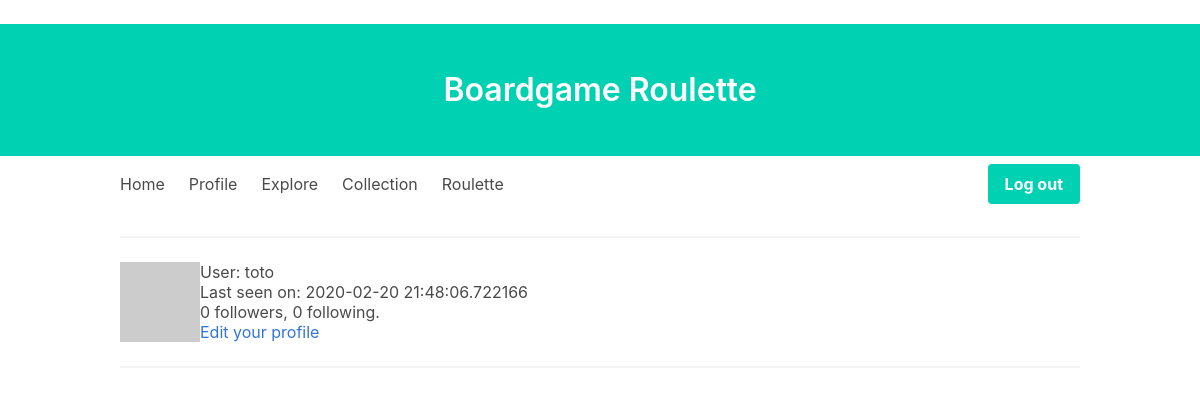
The page /user/toto (signed in) on the database as committed earlier.
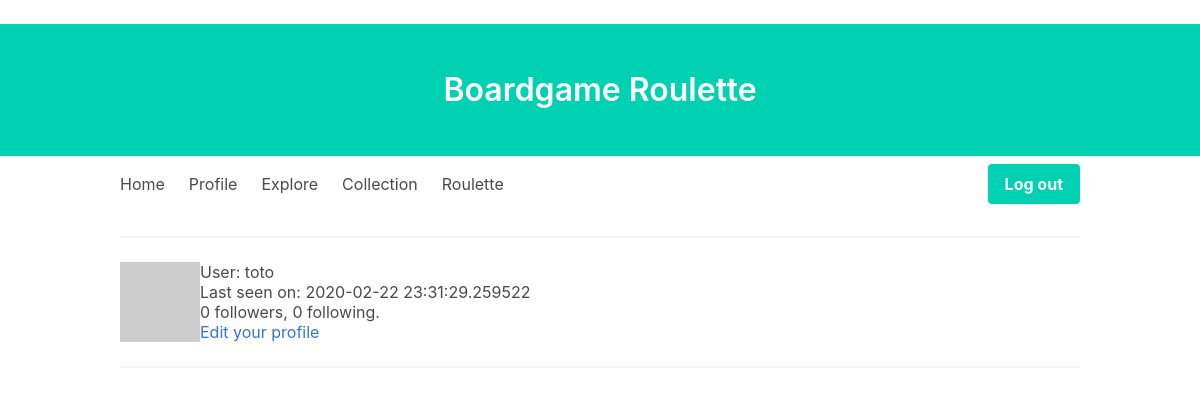
The same page on the database as committed later.
### app/models.py (models this page shows, shortened)
class User(UserMixin, db.Model):
    id = db.Column(db.Integer, primary_key=True)
    username = db.Column(db.String(64), index=True, unique=True)
    email = db.Column(db.String(120), index=True, unique=True)
    password_hash = db.Column(db.String(128))
    posts = db.relationship("Post", backref="author", lazy="dynamic")
    about_me = db.Column(db.String(140))
    last_seen = db.Column(db.DateTime, default=datetime.utcnow)
    followed = db.relationship(
        "User",
        secondary=followers,
        primaryjoin=(followers.c.follower_id == id),
        secondaryjoin=(followers.c.followed_id == id),
        backref=db.backref("followers", lazy="dynamic"),
        lazy="dynamic",
    )
    collection = db.relationship("Boardgame", secondary=boardgames, lazy="dynamic")
    def avatar(self, size):
        digest = md5(self.email.lower().encode("utf-8")).hexdigest()
        return "https://www.gravatar.com/avatar/{}?d=identicon&s={}".format(
            digest, size
        )

### app/user_views.py (the view)
@app.route("/user/<username>")
@login_required
def user(username):
    user = User.query.filter_by(username=username).first_or_404()
    page = request.args.get("page", 1, type=int)
    posts = user.posts.order_by(Post.timestamp.desc()).paginate(
        page, app.config["POSTS_PER_PAGE"], False
    )
    next_url = (
        url_for("user", username=user.username, page=posts.next_num)
        if posts.has_next
        else None
    )
    prev_url = (
        url_for("user", username=user.username, page=posts.prev_num)
        if posts.has_prev
        else None
    )
    return render_template(
        "user.html", user=user, posts=posts.items, next_url=next_url, prev_url=prev_url
    )

### app/models.py (called while the page is built)
@login.user_loader
def load_user(id):
    return User.query.get(int(id))

### app/user_views.py (called while the page is built)
@app.before_request
def before_request():
    if current_user.is_authenticated:
        current_user.last_seen = datetime.utcnow()
        db.session.commit()

### app/templates/user.html (shortened to what this page needs)
﻿{% extends "base.html" %}
{% block content %}
<table>
    <tr valign="top">
        <td><img src="{{ user.avatar(128) }}"></td>
        <td>
            <h1>User: {{ user.username }}</h1>
            {% if user.last_seen %}<p>Last seen on: {{ user.last_seen }}</p>{% endif %}
            <p>{{ user.followers.count() }} followers, {{ user.followed.count() }} following.</p>
            {% if user == current_user %}
            <p><a href="{{ url_for('edit_profile') }}">Edit your profile</a></p>
            {% elif not current_user.is_following(user) %}
            <p><a href="{{ url_for('follow', username=user.username) }}">Follow</a></p>
            {% else %}
            <p><a href="{{ url_for('unfollow', username=user.username) }}">Unfollow</a></p>
            {% endif %}
        </td>
    </tr>
</table>
<hr>
{% endblock %}

### app/templates/base.html (shortened to what this page needs)
﻿<html>
<head>
    <link rel="stylesheet" href='/static/css/bulma.css' />
</head>
<body>
    <section class="hero has-background-primary">
        <div class="container">
            <div class="hero-body">
                <h1 class="title has-text-white">
                    Boardgame Roulette
                </h1>
            </div>
        </div>
    </section>
    {% if current_user.is_authenticated %}
    <div class="container">
        <div class="navbar" role="navigation">
            <div class="navbar-brand">
                <a class="navbar-item" href="{{ url_for('index') }}">Home</a>
                <a class="navbar-item" href="{{ url_for('user', username=current_user.username) }}">Profile</a>
            </div>
            <div id="navbarmenu" class="navbar-menu">
                <a class="navbar-item" href="{{ url_for('explore') }}">Explore</a>
                <a class="navbar-item" href="{{ url_for('collection') }}">Collection</a>
                <a class="navbar-item" href="{{ url_for('random') }}">Roulette</a>
                <div class="navbar-end">
                    <div class="navbar-item">
                        <div class="buttons">
                            <a class="button is-primary" href="{{ url_for('logout') }}"><strong>Log out</strong></a>
                        </div>
                    </div>
                </div>
            </div>
        </div>
        {% endif %}
        <hr>
        {% block content %}{% endblock %}
    </div>
</body>
</html>

Rows that differ between the two databases and show on the page:
changed User "toto": last_seen "2020-02-20 21:48:06.722166" → "2020-02-22 23:31:29.259522"
